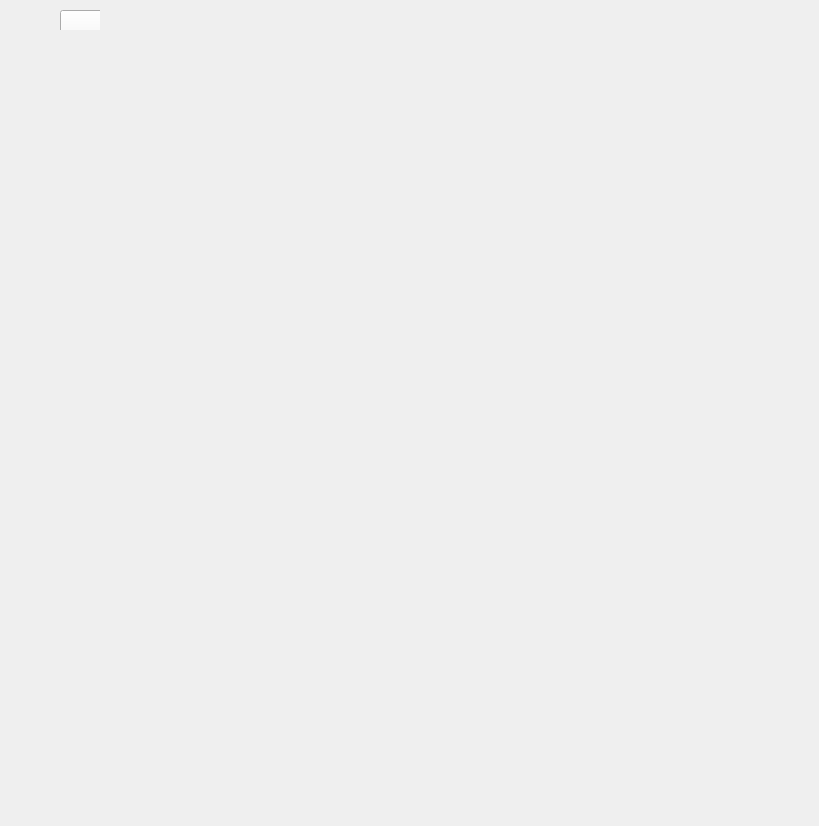
<?xml version="1.0" encoding="UTF-8"?>
<ui version="4.0">
 <class>MainWindow</class>
 <widget class="QMainWindow" name="MainWindow">
  <property name="geometry">
   <rect>
    <x>0</x>
    <y>0</y>
    <width>819</width>
    <height>826</height>
   </rect>
  </property>
  <property name="windowTitle">
   <string>MainWindow</string>
  </property>
  <widget class="QStackedWidget" name="stackedWidget">
   <property name="currentIndex">
    <number>0</number>
   </property>
   <widget class="QWidget" name="centralwidget">
    <widget class="QPushButton" name="pushButton">
     <property name="geometry">
      <rect>
       <x>40</x>
       <y>720</y>
       <width>101</width>
       <height>61</height>
      </rect>
     </property>
     <property name="text">
      <string/>
     </property>
     <property name="iconSize">
      <size>
       <width>100</width>
       <height>100</height>
      </size>
     </property>
    </widget>
    <widget class="QPushButton" name="pushButton_2">
     <property name="geometry">
      <rect>
       <x>180</x>
       <y>720</y>
       <width>101</width>
       <height>61</height>
      </rect>
     </property>
     <property name="text">
      <string/>
     </property>
     <property name="iconSize">
      <size>
       <width>100</width>
       <height>100</height>
      </size>
     </property>
    </widget>
    <widget class="QPushButton" name="pushButton_3">
     <property name="geometry">
      <rect>
       <x>320</x>
       <y>720</y>
       <width>101</width>
       <height>61</height>
      </rect>
     </property>
     <property name="text">
      <string/>
     </property>
     <property name="iconSize">
      <size>
       <width>100</width>
       <height>100</height>
      </size>
     </property>
    </widget>
    <widget class="QPushButton" name="pushButton_4">
     <property name="geometry">
      <rect>
       <x>40</x>
       <y>640</y>
       <width>101</width>
       <height>61</height>
      </rect>
     </property>
     <property name="text">
      <string/>
     </property>
     <property name="iconSize">
      <size>
       <width>100</width>
       <height>100</height>
      </size>
     </property>
    </widget>
    <widget class="Line" name="line">
     <property name="geometry">
      <rect>
       <x>450</x>
       <y>-10</y>
       <width>31</width>
       <height>821</height>
      </rect>
     </property>
     <property name="orientation">
      <enum>Qt::Vertical</enum>
     </property>
    </widget>
    <widget class="QPushButton" name="pushButton_5">
     <property name="geometry">
      <rect>
       <x>180</x>
       <y>640</y>
       <width>101</width>
       <height>61</height>
      </rect>
     </property>
     <property name="text">
      <string/>
     </property>
     <property name="iconSize">
      <size>
       <width>100</width>
       <height>100</height>
      </size>
     </property>
    </widget>
    <widget class="QPushButton" name="pushButton_6">
     <property name="geometry">
      <rect>
       <x>320</x>
       <y>640</y>
       <width>101</width>
       <height>61</height>
      </rect>
     </property>
     <property name="text">
      <string/>
     </property>
     <property name="iconSize">
      <size>
       <width>100</width>
       <height>100</height>
      </size>
     </property>
    </widget>
    <widget class="QPushButton" name="pushButton_7">
     <property name="geometry">
      <rect>
       <x>40</x>
       <y>560</y>
       <width>101</width>
       <height>61</height>
      </rect>
     </property>
     <property name="text">
      <string/>
     </property>
     <property name="iconSize">
      <size>
       <width>100</width>
       <height>100</height>
      </size>
     </property>
    </widget>
    <widget class="QPushButton" name="pushButton_8">
     <property name="geometry">
      <rect>
       <x>180</x>
       <y>560</y>
       <width>101</width>
       <height>61</height>
      </rect>
     </property>
     <property name="text">
      <string/>
     </property>
     <property name="iconSize">
      <size>
       <width>100</width>
       <height>100</height>
      </size>
     </property>
    </widget>
    <widget class="QPushButton" name="pushButton_9">
     <property name="geometry">
      <rect>
       <x>320</x>
       <y>560</y>
       <width>101</width>
       <height>61</height>
      </rect>
     </property>
     <property name="text">
      <string/>
     </property>
     <property name="iconSize">
      <size>
       <width>100</width>
       <height>100</height>
      </size>
     </property>
    </widget>
    <widget class="QPushButton" name="pushButton_10">
     <property name="geometry">
      <rect>
       <x>40</x>
       <y>480</y>
       <width>101</width>
       <height>61</height>
      </rect>
     </property>
     <property name="text">
      <string/>
     </property>
     <property name="iconSize">
      <size>
       <width>100</width>
       <height>100</height>
      </size>
     </property>
    </widget>
    <widget class="QPushButton" name="pushButton_11">
     <property name="geometry">
      <rect>
       <x>180</x>
       <y>480</y>
       <width>101</width>
       <height>61</height>
      </rect>
     </property>
     <property name="text">
      <string/>
     </property>
     <property name="iconSize">
      <size>
       <width>100</width>
       <height>100</height>
      </size>
     </property>
    </widget>
    <widget class="QPushButton" name="pushButton_12">
     <property name="geometry">
      <rect>
       <x>320</x>
       <y>480</y>
       <width>101</width>
       <height>61</height>
      </rect>
     </property>
     <property name="text">
      <string/>
     </property>
     <property name="iconSize">
      <size>
       <width>100</width>
       <height>100</height>
      </size>
     </property>
    </widget>
    <widget class="QPushButton" name="pushButton_13">
     <property name="geometry">
      <rect>
       <x>40</x>
       <y>400</y>
       <width>101</width>
       <height>61</height>
      </rect>
     </property>
     <property name="text">
      <string/>
     </property>
     <property name="iconSize">
      <size>
       <width>100</width>
       <height>100</height>
      </size>
     </property>
    </widget>
    <widget class="QPushButton" name="pushButton_14">
     <property name="geometry">
      <rect>
       <x>180</x>
       <y>400</y>
       <width>101</width>
       <height>61</height>
      </rect>
     </property>
     <property name="text">
      <string/>
     </property>
     <property name="iconSize">
      <size>
       <width>100</width>
       <height>100</height>
      </size>
     </property>
    </widget>
    <widget class="QPushButton" name="pushButton_15">
     <property name="geometry">
      <rect>
       <x>320</x>
       <y>400</y>
       <width>101</width>
       <height>61</height>
      </rect>
     </property>
     <property name="text">
      <string/>
     </property>
     <property name="iconSize">
      <size>
       <width>100</width>
       <height>100</height>
      </size>
     </property>
    </widget>
    <widget class="QPushButton" name="pushButton_16">
     <property name="geometry">
      <rect>
       <x>40</x>
       <y>320</y>
       <width>101</width>
       <height>61</height>
      </rect>
     </property>
     <property name="text">
      <string/>
     </property>
     <property name="iconSize">
      <size>
       <width>100</width>
       <height>100</height>
      </size>
     </property>
    </widget>
    <widget class="QPushButton" name="pushButton_17">
     <property name="geometry">
      <rect>
       <x>180</x>
       <y>320</y>
       <width>101</width>
       <height>61</height>
      </rect>
     </property>
     <property name="text">
      <string/>
     </property>
     <property name="iconSize">
      <size>
       <width>100</width>
       <height>100</height>
      </size>
     </property>
    </widget>
    <widget class="QPushButton" name="pushButton_18">
     <property name="geometry">
      <rect>
       <x>320</x>
       <y>320</y>
       <width>101</width>
       <height>61</height>
      </rect>
     </property>
     <property name="text">
      <string/>
     </property>
     <property name="iconSize">
      <size>
       <width>100</width>
       <height>95</height>
      </size>
     </property>
    </widget>
    <widget class="QPushButton" name="pushButton_19">
     <property name="geometry">
      <rect>
       <x>40</x>
       <y>240</y>
       <width>101</width>
       <height>61</height>
      </rect>
     </property>
     <property name="text">
      <string/>
     </property>
     <property name="iconSize">
      <size>
       <width>100</width>
       <height>100</height>
      </size>
     </property>
    </widget>
    <widget class="QPushButton" name="pushButton_20">
     <property name="geometry">
      <rect>
       <x>180</x>
       <y>240</y>
       <width>101</width>
       <height>61</height>
      </rect>
     </property>
     <property name="text">
      <string/>
     </property>
     <property name="iconSize">
      <size>
       <width>100</width>
       <height>100</height>
      </size>
     </property>
    </widget>
    <widget class="QPushButton" name="pushButton_21">
     <property name="geometry">
      <rect>
       <x>320</x>
       <y>240</y>
       <width>101</width>
       <height>61</height>
      </rect>
     </property>
     <property name="text">
      <string/>
     </property>
     <property name="iconSize">
      <size>
       <width>100</width>
       <height>100</height>
      </size>
     </property>
    </widget>
    <widget class="QPushButton" name="pushButton_22">
     <property name="geometry">
      <rect>
       <x>40</x>
       <y>160</y>
       <width>101</width>
       <height>61</height>
      </rect>
     </property>
     <property name="text">
      <string/>
     </property>
     <property name="iconSize">
      <size>
       <width>100</width>
       <height>100</height>
      </size>
     </property>
    </widget>
    <widget class="QPushButton" name="pushButton_23">
     <property name="geometry">
      <rect>
       <x>180</x>
       <y>160</y>
       <width>101</width>
       <height>61</height>
      </rect>
     </property>
     <property name="text">
      <string/>
     </property>
     <property name="iconSize">
      <size>
       <width>100</width>
       <height>100</height>
      </size>
     </property>
    </widget>
    <widget class="QPushButton" name="pushButton_24">
     <property name="geometry">
      <rect>
       <x>320</x>
       <y>160</y>
       <width>101</width>
       <height>61</height>
      </rect>
     </property>
     <property name="text">
      <string/>
     </property>
     <property name="iconSize">
      <size>
       <width>100</width>
       <height>100</height>
      </size>
     </property>
    </widget>
    <widget class="QPushButton" name="pushButton_25">
     <property name="geometry">
      <rect>
       <x>40</x>
       <y>80</y>
       <width>101</width>
       <height>61</height>
      </rect>
     </property>
     <property name="text">
      <string/>
     </property>
     <property name="iconSize">
      <size>
       <width>100</width>
       <height>100</height>
      </size>
     </property>
    </widget>
    <widget class="QPushButton" name="pushButton_26">
     <property name="geometry">
      <rect>
       <x>180</x>
       <y>80</y>
       <width>101</width>
       <height>61</height>
      </rect>
     </property>
     <property name="text">
      <string/>
     </property>
     <property name="iconSize">
      <size>
       <width>100</width>
       <height>100</height>
      </size>
     </property>
    </widget>
    <widget class="QPushButton" name="pushButton_27">
     <property name="geometry">
      <rect>
       <x>320</x>
       <y>80</y>
       <width>101</width>
       <height>61</height>
      </rect>
     </property>
     <property name="text">
      <string/>
     </property>
     <property name="iconSize">
      <size>
       <width>100</width>
       <height>100</height>
      </size>
     </property>
    </widget>
    <widget class="QPushButton" name="acceptLetters">
     <property name="geometry">
      <rect>
       <x>60</x>
       <y>10</y>
       <width>331</width>
       <height>61</height>
      </rect>
     </property>
     <property name="font">
      <font>
       <pointsize>18</pointsize>
      </font>
     </property>
     <property name="text">
      <string>Zatwierdź wybór</string>
     </property>
    </widget>
    <widget class="QLabel" name="label">
     <property name="geometry">
      <rect>
       <x>0</x>
       <y>0</y>
       <width>461</width>
       <height>811</height>
      </rect>
     </property>
     <property name="text">
      <string/>
     </property>
     <property name="pixmap">
      <pixmap resource="resources.qrc">:/m/background1.jpg</pixmap>
     </property>
    </widget>
    <widget class="QLabel" name="label_2">
     <property name="geometry">
      <rect>
       <x>460</x>
       <y>0</y>
       <width>361</width>
       <height>811</height>
      </rect>
     </property>
     <property name="text">
      <string/>
     </property>
     <property name="pixmap">
      <pixmap resource="resources.qrc">:/m/tlo2.jpg</pixmap>
     </property>
    </widget>
    <widget class="QLabel" name="label_3">
     <property name="geometry">
      <rect>
       <x>430</x>
       <y>330</y>
       <width>451</width>
       <height>481</height>
      </rect>
     </property>
     <property name="text">
      <string/>
     </property>
     <property name="pixmap">
      <pixmap resource="resources.qrc">:/m/chlop.png</pixmap>
     </property>
     <property name="scaledContents">
      <bool>true</bool>
     </property>
    </widget>
    <widget class="QLabel" name="textLabel">
     <property name="geometry">
      <rect>
       <x>490</x>
       <y>40</y>
       <width>321</width>
       <height>341</height>
      </rect>
     </property>
     <property name="font">
      <font>
       <pointsize>18</pointsize>
       <bold>true</bold>
      </font>
     </property>
     <property name="layoutDirection">
      <enum>Qt::LeftToRight</enum>
     </property>
     <property name="text">
      <string>Witaj w grze w ciemno,
     wybierz 5 kopert, 
    następnie zatwierdź wybór</string>
     </property>
    </widget>
    <zorder>label</zorder>
    <zorder>pushButton</zorder>
    <zorder>pushButton_2</zorder>
    <zorder>pushButton_3</zorder>
    <zorder>pushButton_4</zorder>
    <zorder>pushButton_5</zorder>
    <zorder>pushButton_6</zorder>
    <zorder>pushButton_7</zorder>
    <zorder>pushButton_8</zorder>
    <zorder>pushButton_9</zorder>
    <zorder>pushButton_10</zorder>
    <zorder>pushButton_11</zorder>
    <zorder>pushButton_12</zorder>
    <zorder>pushButton_13</zorder>
    <zorder>pushButton_14</zorder>
    <zorder>pushButton_15</zorder>
    <zorder>pushButton_16</zorder>
    <zorder>pushButton_17</zorder>
    <zorder>pushButton_18</zorder>
    <zorder>pushButton_19</zorder>
    <zorder>pushButton_20</zorder>
    <zorder>pushButton_21</zorder>
    <zorder>pushButton_22</zorder>
    <zorder>pushButton_23</zorder>
    <zorder>pushButton_24</zorder>
    <zorder>pushButton_25</zorder>
    <zorder>pushButton_26</zorder>
    <zorder>pushButton_27</zorder>
    <zorder>acceptLetters</zorder>
    <zorder>label_2</zorder>
    <zorder>line</zorder>
    <zorder>label_3</zorder>
    <zorder>textLabel</zorder>
   </widget>
   <widget class="QWidget" name="page2">
    <widget class="QListView" name="listView">
     <property name="geometry">
      <rect>
       <x>330</x>
       <y>310</y>
       <width>256</width>
       <height>192</height>
      </rect>
     </property>
    </widget>
   </widget>
  </widget>
  <widget class="QMenuBar" name="menubar">
   <property name="geometry">
    <rect>
     <x>0</x>
     <y>0</y>
     <width>819</width>
     <height>21</height>
    </rect>
   </property>
  </widget>
 </widget>
 <resources>
  <include location="resources.qrc"/>
 </resources>
 <connections/>
</ui>
